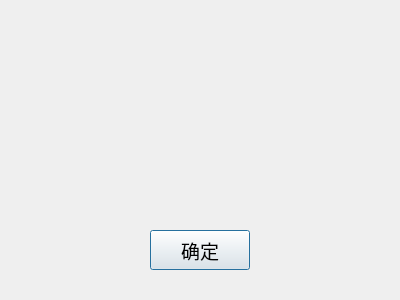
<?xml version="1.0" encoding="UTF-8"?>
<ui version="4.0">
 <class>SystemMessageDialog</class>
 <widget class="QDialog" name="SystemMessageDialog">
  <property name="geometry">
   <rect>
    <x>0</x>
    <y>0</y>
    <width>400</width>
    <height>300</height>
   </rect>
  </property>
  <property name="windowTitle">
   <string>Dialog</string>
  </property>
  <widget class="QPushButton" name="OKpushButton">
   <property name="geometry">
    <rect>
     <x>150</x>
     <y>230</y>
     <width>100</width>
     <height>40</height>
    </rect>
   </property>
   <property name="font">
    <font>
     <pointsize>14</pointsize>
    </font>
   </property>
   <property name="text">
    <string>确定</string>
   </property>
  </widget>
  <widget class="QLabel" name="label">
   <property name="geometry">
    <rect>
     <x>40</x>
     <y>50</y>
     <width>321</width>
     <height>161</height>
    </rect>
   </property>
   <property name="font">
    <font>
     <pointsize>14</pointsize>
    </font>
   </property>
   <property name="text">
    <string/>
   </property>
   <property name="alignment">
    <set>Qt::AlignCenter</set>
   </property>
   <property name="wordWrap">
    <bool>true</bool>
   </property>
  </widget>
 </widget>
 <resources/>
 <connections>
  <connection>
   <sender>OKpushButton</sender>
   <signal>clicked()</signal>
   <receiver>SystemMessageDialog</receiver>
   <slot>close()</slot>
   <hints>
    <hint type="sourcelabel">
     <x>199</x>
     <y>249</y>
    </hint>
    <hint type="destinationlabel">
     <x>199</x>
     <y>149</y>
    </hint>
   </hints>
  </connection>
 </connections>
</ui>
